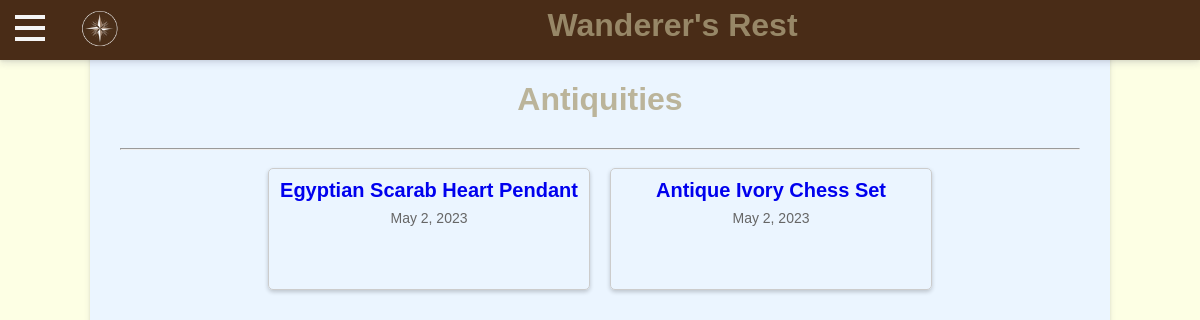
/Antiques/, run on the app's committed database.
### siteBase/models.py (models this page shows, shortened)
class Post(models.Model):
    blurb = models.TextField()
    body = models.TextField()
    date_made = models.DateField(auto_now_add=True)
    tags = models.ManyToManyField(Tag)

### siteBase/views.py (the view)
# urls.py: path('Antiques/', views.antiquities_post, name='antiques'),
def antiquities_post(request):
    location_tags = Tag.objects.filter(tag='Antique')
    location_posts = Post.objects.filter(tags__in=location_tags).distinct() # add the distinct() method
    context = {'location_posts': location_posts, 'title': 'Antiquities'}
    return render(request, 'destinations.html', context)

### siteBase/templates/destinations.html (shortened to what this page needs)
{% extends 'base.html' %}
{% block content %}
<h1>{{ title }}</h1>
<hr>
<div class="post-container">
{% for post in location_posts %}
<a href="{% url 'view_post' post_id=post.id %}">
  <div class="post-box">
    <div class="post-title">
        {{ post.blurb }}
    </div>
    <div class="post-date">{{ post.date_made }}</div>
  </div>
</a>
{% empty %}
  <p>No posts found.</p>
{% endfor %}
</div>
{% endblock %}

### siteBase/static/css/base.css (style rules this page uses)
body { background-color: rgb(253, 255, 228); color: rgba(173, 162, 125, 0.781); font-family: Arial, sans-serif; display: flex; justify-content: center; align-items: center; min-height: 100vh; margin: 0; overflow-y: scroll; }
h1 { text-align: center; margin-bottom: 30px; }
.post-box { display: flex; flex-direction: column; align-items: center; width: 20rem; margin: 1rem; padding: 1rem; border: 1px solid #ccc; border-radius: 0.25rem; box-shadow: 0 2px 4px rgba(0,0,0,0.2); transition: transform 0.3s ease; }
.post-title { font-size: 1.25rem; font-weight: bold; margin-bottom: 0.5rem; }
.post-date { font-size: 0.875rem; color: #666; margin-bottom: 1rem; }
.post-container { display: flex; flex-wrap: wrap; justify-content: center; }
.post-box { display: inline-block; margin: 10px; padding: 10px; border: 1px solid #ccc; border-radius: 5px; text-align: center; width: 300px; height: 100px; overflow: hidden; }

### data on the page
Post: blurb "Egyptian Scarab Heart Pendant", date_made "May 2, 2023"
Post: blurb "Antique Ivory Chess Set", date_made "May 2, 2023"

### other printed values
{{ title }} "Antiquities"
